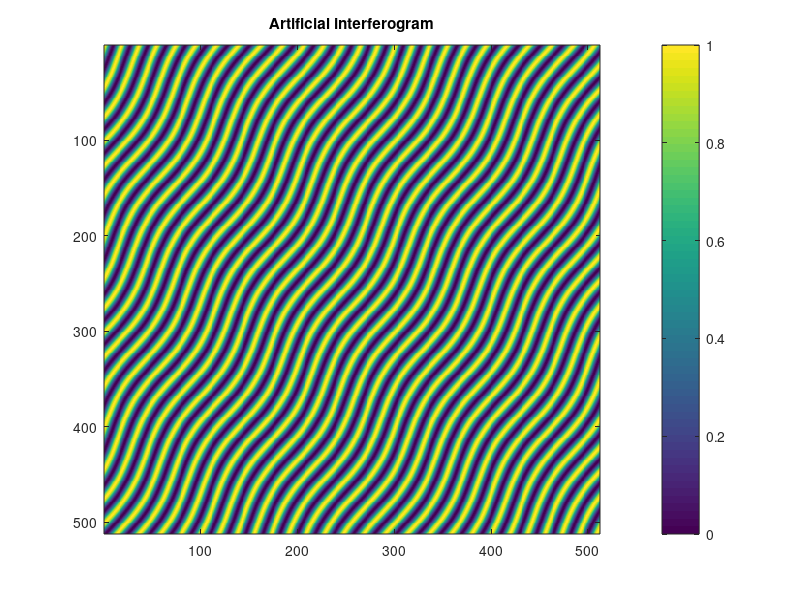

Reproduce this figure in MATLAB. (Note: this script raises an error after producing the figure.)

% This script can be used to generate a simple wavy interferogram 
% and subsequently demodulate it using WFT and perform a phase unwrap.

clear all;
close all;
clc;

% image size
Nx=512;
Ny=512;

[x,y]=meshgrid(0:Nx-1,0:Ny-1);

% carrier frequencies
fx=0.05;
fy=0.03;
theta=atan2(fy,fx);

A=2; % Amplitude
wx=2*pi/300; % Wave number x-direction
wy=2*pi/200; % Wave number y-direction
phi_welle=A*sin(wx*x-wy*y);

phi=2*pi*(fx*x+fy*y)+phi_welle;

I=0.5*(1+cos(phi));

figure;
imagesc(I);
title('Artificial interferogram'); 
c = colorbar;
c.Ticks = linspace(round(min(I(:))), round(max(I(:))), 6); 
c.FontSize = 20;
c.TickLabelInterpreter = 'latex';
colormap(gray)
axis image
axis off

%%

f=I;
f0=rescale(f);

%removing DC_offset
f=f0-mean(f0(:));

%textbox for all input parameters
prompt = {'Sigma X','Sigma Y','wxi','wxl','wxh','wyi','wyl','wyh'};
dlgtitle = 'Input WFR';
fieldsize = [1 45; 1 45; 1 45; 1 45; 1 45; 1 45; 1 45; 1 45];
definput = {'10','10','0.025','0','0.5','0.025','0','0.5'};
answer = inputdlg(prompt,dlgtitle,fieldsize,definput);

sigmax = str2double(answer(1));
sigmay = str2double(answer(2));
wxi = str2double(answer(3));
wxl = str2double(answer(4));
wxh = str2double(answer(5));
wyi = str2double(answer(6));
wyl = str2double(answer(7));
wyh = str2double(answer(8));

%extending kernel size
sx=round(3*sigmax);
sy=round(3*sigmay);

%defining the kernel
[y,x]=meshgrid(-sy:sy,-sx:sx);
w=1/sqrt(pi*sigmax*sigmay)*exp(-x.*x/2/sigmax/sigmax-y.*y/2/sigmay/sigmay);

%pre-definition of all arrays for phase, spatial frequencies and ridges
[m,n]=size(f); 

g_wx=zeros(m,n); 
g_wy=zeros(m,n); 
g_phase=zeros(m,n); 
g_r=zeros(m,n);

%the WFR loop
for wyt=wyl:wyi:wyh
    for wxt=wxl:wxi:wxh
        wave=w.*exp(1j*wxt*x+1j*wyt*y);

        sf=conv2(f,wave,'same');

        t=(abs(sf)>g_r);
        g_r=g_r.*(1-t)+abs(sf).*t;
        g_wx=g_wx.*(1-t)+wxt*t;
        g_wy=g_wy.*(1-t)+wyt*t;
        g_phase=g_phase.*(1-t)+angle(sf).*t;
    end
end

%re-scaling the phase
valmax=max(max(g_phase));
valmin=min(min(g_phase));
g_phase=(g_phase-valmin)/(valmax-valmin)*2*pi-pi;

%plotting the phase
figure
imagesc(g_phase)
% title('Wrapped phase'); 
c = colorbar;
c.Ticks = linspace(round(min(g_phase(:))), round(max(g_phase(:))), 6); 
c.FontSize = 40;
c.TickLabelInterpreter = 'latex';
colormap(gray)
axis image
axis off

%%

% phase unwrapping
g_phase_unwrap=weighted_phase_unwrap(g_phase);

figure
imagesc(g_phase_unwrap);
% title('Unwrapped phase'); 
c = colorbar;
c.Ticks = linspace(round(min(g_phase_unwrap(:))), round(max(g_phase_unwrap(:))), 6); 
c.FontSize = 40;
c.TickLabelInterpreter = 'latex';
colormap(gray)
axis image
axis off
